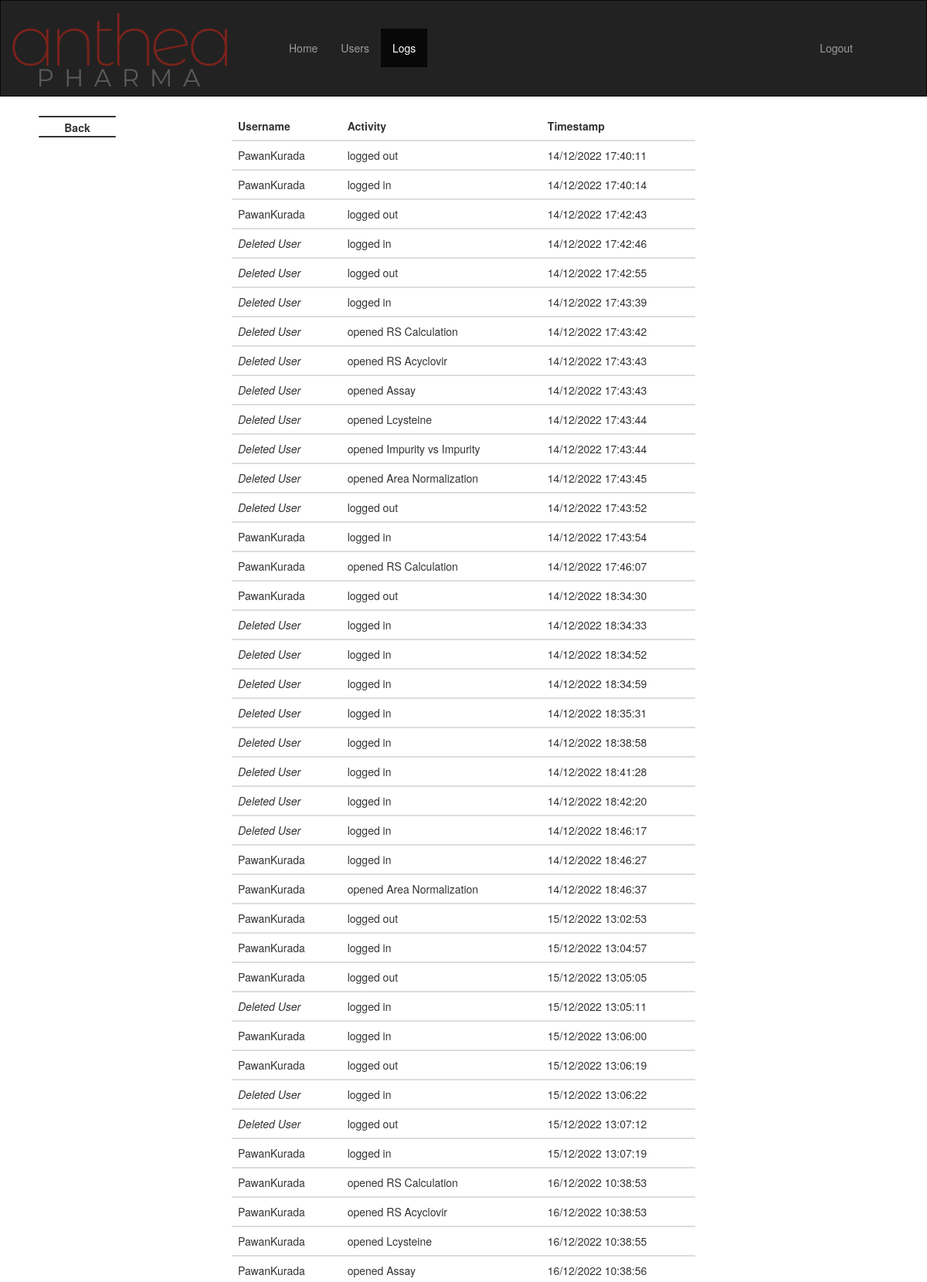
The app's page /logs (signed in, upper part) with its own data.
### imp_calc/models.py (models this page shows, shortened)
class Logs(db.Model):
    id = db.Column(db.Integer, primary_key=True)
    user_id =  db.Column(db.Integer,db.ForeignKey('user.id'))
    activity = db.Column(db.String(length=50),nullable = False)
    dt_string = db.Column(db.String(length=60),nullable = False)

class User(db.Model, UserMixin):
    id = db.Column(db.Integer(),primary_key = True)
    is_activate = db.Column(db.Boolean, default=True)
    username = db.Column(db.String(length=12),nullable = False, unique = True)
    role = db.Column(db.String(length=1),nullable=False)
    password_hash = db.Column(db.String(length=60),nullable = False)
    created_at = db.Column(db.DateTime, nullable = False, default= datetime.utcnow)
    logs = relationship("Logs", backref="UserLogs")
    @property
    def is_active(self):
        return self.is_activate
    @property
    def password(self):
        return self.password

### imp_calc/routes.py (the view)
@app.route('/logs')
def RetrieveLogsList():
    print(current_user.role)
    if current_user.role == 'a':
        logs = db.session.query(Logs, User.username).join(User, User.id == Logs.user_id, isouter=True)
    elif current_user.role == 'm':
        print("This is coming till here")
        logs = db.session.query(Logs, User.username).join(User, User.id == Logs.user_id,  isouter=True).filter(or_(User.role == 'u', User.id == current_user.id))
    else:
        logs = db.session.query(Logs, User.username).join(User, User.id == Logs.user_id, isouter=True).filter(current_user.id == Logs.user_id)
    return render_template('datalogs.html',logs = logs)

### imp_calc/models.py (called while the page is built)
@login_manager.user_loader
def load_user(user_id):
    return User.query.get(int(user_id))

### imp_calc/templates/datalogs.html
{% extends 'admin.html' %}
{% block main %}
<table class="table">
  <thead>
    <tr>
      <th scope="col">Username</th>
      <th scope="col">Activity</th>
      <th scope="col">Timestamp</th>
    </tr>
  </thead>
  {% for log in logs %}
  <tbody>
    <tr>
      {% if log.username!=None %}
      <td>{{log.username}}</td>
      {% else %}
      <td><i>Deleted User</i></td>
      {% endif %}
      <td>{{log.Logs.activity}}</td>
      <td>{{log.Logs.dt_string}}</td>
    </tr>
  </tbody>
  {% endfor %}
</table>
{% endblock %}

### imp_calc/templates/base.html (style rules this page uses)
.table { display: table; margin: auto; width: 50%; margin-top: 20px; margin-bottom: 20px; }

### records on screen
Logs: username "PawanKurada", Logs.activity "logged out", Logs.dt_string "14/12/2022 17:40:11"
Logs: username "PawanKurada", Logs.activity "logged in", Logs.dt_string "14/12/2022 17:40:14"
Logs: username "PawanKurada", Logs.activity "logged out", Logs.dt_string "14/12/2022 17:42:43"
Logs: shows "Deleted User", Logs.activity "logged in", Logs.dt_string "14/12/2022 17:42:46"
Logs: shows "Deleted User", Logs.activity "logged out", Logs.dt_string "14/12/2022 17:42:55"
Logs: shows "Deleted User", Logs.activity "logged in", Logs.dt_string "14/12/2022 17:43:39"
Logs: shows "Deleted User", Logs.activity "opened RS Calculation", Logs.dt_string "14/12/2022 17:43:42"
Logs: shows "Deleted User", Logs.activity "opened RS Acyclovir", Logs.dt_string "14/12/2022 17:43:43"
Logs: shows "Deleted User", Logs.activity "opened Assay", Logs.dt_string "14/12/2022 17:43:43"
Logs: shows "Deleted User", Logs.activity "opened Lcysteine", Logs.dt_string "14/12/2022 17:43:44"
Logs: shows "Deleted User", Logs.activity "opened Impurity vs Impurity", Logs.dt_string "14/12/2022 17:43:44"
Logs: shows "Deleted User", Logs.activity "opened Area Normalization", Logs.dt_string "14/12/2022 17:43:45"
Logs: shows "Deleted User", Logs.activity "logged out", Logs.dt_string "14/12/2022 17:43:52"
Logs: username "PawanKurada", Logs.activity "logged in", Logs.dt_string "14/12/2022 17:43:54"
Logs: username "PawanKurada", Logs.activity "opened RS Calculation", Logs.dt_string "14/12/2022 17:46:07"
Logs: username "PawanKurada", Logs.activity "logged out", Logs.dt_string "14/12/2022 18:34:30"
Logs: shows "Deleted User", Logs.activity "logged in", Logs.dt_string "14/12/2022 18:34:33"
Logs: shows "Deleted User", Logs.activity "logged in", Logs.dt_string "14/12/2022 18:34:52"
Logs: shows "Deleted User", Logs.activity "logged in", Logs.dt_string "14/12/2022 18:34:59"
Logs: shows "Deleted User", Logs.activity "logged in", Logs.dt_string "14/12/2022 18:35:31"
Logs: shows "Deleted User", Logs.activity "logged in", Logs.dt_string "14/12/2022 18:38:58"
Logs: shows "Deleted User", Logs.activity "logged in", Logs.dt_string "14/12/2022 18:41:28"
Logs: shows "Deleted User", Logs.activity "logged in", Logs.dt_string "14/12/2022 18:42:20"
Logs: shows "Deleted User", Logs.activity "logged in", Logs.dt_string "14/12/2022 18:46:17"
Logs: username "PawanKurada", Logs.activity "logged in", Logs.dt_string "14/12/2022 18:46:27"
Logs: username "PawanKurada", Logs.activity "opened Area Normalization", Logs.dt_string "14/12/2022 18:46:37"
Logs: username "PawanKurada", Logs.activity "logged out", Logs.dt_string "15/12/2022 13:02:53"
Logs: username "PawanKurada", Logs.activity "logged in", Logs.dt_string "15/12/2022 13:04:57"
Logs: username "PawanKurada", Logs.activity "logged out", Logs.dt_string "15/12/2022 13:05:05"
Logs: shows "Deleted User", Logs.activity "logged in", Logs.dt_string "15/12/2022 13:05:11"
Logs: username "PawanKurada", Logs.activity "logged in", Logs.dt_string "15/12/2022 13:06:00"
Logs: username "PawanKurada", Logs.activity "logged out", Logs.dt_string "15/12/2022 13:06:19"
Logs: shows "Deleted User", Logs.activity "logged in", Logs.dt_string "15/12/2022 13:06:22"
Logs: shows "Deleted User", Logs.activity "logged out", Logs.dt_string "15/12/2022 13:07:12"
Logs: username "PawanKurada", Logs.activity "logged in", Logs.dt_string "15/12/2022 13:07:19"
Logs: username "PawanKurada", Logs.activity "opened RS Calculation", Logs.dt_string "16/12/2022 10:38:53"
Logs: username "PawanKurada", Logs.activity "opened RS Acyclovir", Logs.dt_string "16/12/2022 10:38:53"
Logs: username "PawanKurada", Logs.activity "opened Lcysteine", Logs.dt_string "16/12/2022 10:38:55"
Logs: username "PawanKurada", Logs.activity "opened Assay", Logs.dt_string "16/12/2022 10:38:56"
